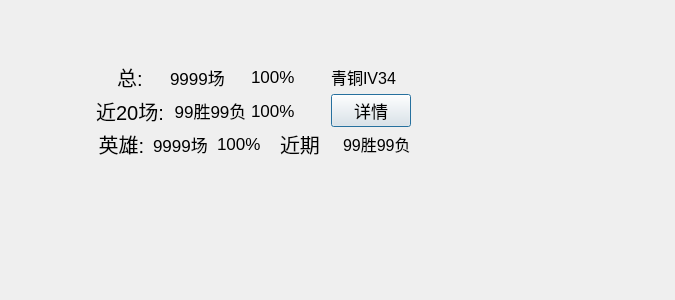
<?xml version="1.0" encoding="UTF-8"?>
<ui version="4.0">
 <class>Dialog</class>
 <widget class="QDialog" name="Dialog">
  <property name="geometry">
   <rect>
    <x>0</x>
    <y>0</y>
    <width>675</width>
    <height>300</height>
   </rect>
  </property>
  <property name="windowTitle">
   <string>Dialog</string>
  </property>
  <widget class="QWidget" name="summoner" native="true">
   <property name="geometry">
    <rect>
     <x>90</x>
     <y>60</y>
     <width>331</width>
     <height>101</height>
    </rect>
   </property>
   <property name="font">
    <font>
     <family>Arial Black</family>
    </font>
   </property>
   <property name="styleSheet">
    <string notr="true">QWidget#summoner_1{
background-color:rgb(248, 249, 250);
border: 1px solid rgb(179, 179, 179) ;
border-style:solid;
border-bottom-right-radius:10px;
border-top-right-radius:10px;
}</string>
   </property>
   <widget class="QWidget" name="layoutWidget">
    <property name="geometry">
     <rect>
      <x>0</x>
      <y>0</y>
      <width>321</width>
      <height>101</height>
     </rect>
    </property>
    <layout class="QVBoxLayout" name="verticalLayout">
     <property name="spacing">
      <number>0</number>
     </property>
     <property name="bottomMargin">
      <number>0</number>
     </property>
     <item>
      <layout class="QHBoxLayout" name="horizontalLayout">
       <property name="spacing">
        <number>0</number>
       </property>
       <item>
        <widget class="QLabel" name="label_2">
         <property name="font">
          <font>
           <pointsize>15</pointsize>
          </font>
         </property>
         <property name="text">
          <string>总:</string>
         </property>
         <property name="alignment">
          <set>Qt::AlignCenter</set>
         </property>
        </widget>
       </item>
       <item>
        <widget class="QLabel" name="total_sessions">
         <property name="font">
          <font>
           <pointsize>13</pointsize>
          </font>
         </property>
         <property name="text">
          <string>9999场</string>
         </property>
        </widget>
       </item>
       <item>
        <widget class="QLabel" name="total_rate">
         <property name="font">
          <font>
           <pointsize>13</pointsize>
          </font>
         </property>
         <property name="text">
          <string>100%</string>
         </property>
        </widget>
       </item>
       <item>
        <widget class="QLabel" name="total_rank">
         <property name="font">
          <font>
           <pointsize>12</pointsize>
          </font>
         </property>
         <property name="text">
          <string>青铜IV34</string>
         </property>
        </widget>
       </item>
      </layout>
     </item>
     <item>
      <layout class="QHBoxLayout" name="horizontalLayout_3">
       <property name="spacing">
        <number>0</number>
       </property>
       <item>
        <widget class="QLabel" name="label_4">
         <property name="font">
          <font>
           <pointsize>15</pointsize>
          </font>
         </property>
         <property name="text">
          <string>近20场:</string>
         </property>
         <property name="alignment">
          <set>Qt::AlignCenter</set>
         </property>
        </widget>
       </item>
       <item>
        <widget class="QLabel" name="recently_worl">
         <property name="font">
          <font>
           <pointsize>13</pointsize>
          </font>
         </property>
         <property name="text">
          <string>99胜99负</string>
         </property>
         <property name="alignment">
          <set>Qt::AlignCenter</set>
         </property>
        </widget>
       </item>
       <item>
        <widget class="QLabel" name="recently_rate">
         <property name="font">
          <font>
           <pointsize>13</pointsize>
          </font>
         </property>
         <property name="text">
          <string>100%</string>
         </property>
        </widget>
       </item>
       <item>
        <widget class="QPushButton" name="pushButton">
         <property name="font">
          <font>
           <pointsize>13</pointsize>
          </font>
         </property>
         <property name="text">
          <string>详情</string>
         </property>
        </widget>
       </item>
      </layout>
     </item>
     <item>
      <layout class="QHBoxLayout" name="horizontalLayout_2">
       <property name="spacing">
        <number>0</number>
       </property>
       <item>
        <widget class="QLabel" name="label_3">
         <property name="font">
          <font>
           <pointsize>15</pointsize>
          </font>
         </property>
         <property name="text">
          <string>英雄:</string>
         </property>
         <property name="alignment">
          <set>Qt::AlignCenter</set>
         </property>
        </widget>
       </item>
       <item>
        <widget class="QLabel" name="hero_sessions">
         <property name="font">
          <font>
           <pointsize>13</pointsize>
          </font>
         </property>
         <property name="text">
          <string>9999场</string>
         </property>
        </widget>
       </item>
       <item>
        <widget class="QLabel" name="hero_rate">
         <property name="font">
          <font>
           <pointsize>13</pointsize>
          </font>
         </property>
         <property name="text">
          <string>100%</string>
         </property>
        </widget>
       </item>
       <item>
        <widget class="QLabel" name="session_value_5">
         <property name="font">
          <font>
           <pointsize>15</pointsize>
          </font>
         </property>
         <property name="text">
          <string>近期</string>
         </property>
        </widget>
       </item>
       <item>
        <widget class="QLabel" name="hero_worl">
         <property name="font">
          <font>
           <pointsize>12</pointsize>
          </font>
         </property>
         <property name="text">
          <string>99胜99负</string>
         </property>
        </widget>
       </item>
      </layout>
     </item>
    </layout>
   </widget>
  </widget>
 </widget>
 <resources/>
 <connections/>
</ui>
